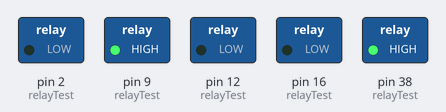
Bench run of a sketch on a simulated Arduino Mega 2560, built with avr-gcc and run on an emulated ATmega2560. On the bench: switched loads named in the sketch (green lamp = pin HIGH). Pins used as bus, display or sensor lines are not drawn.

Above: at 0.2 s.
At 0.8 s:
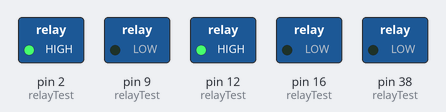
At 1.75 s:
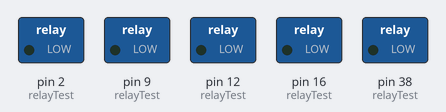
At 3.2 s:
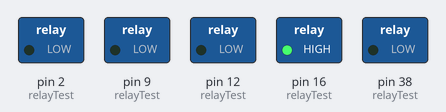
Timing chart, 0 to 4.1 s (numbered marks = the images above):
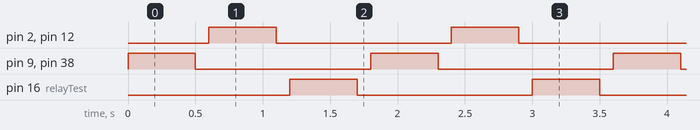

The sketch:

WiFi_Genesis_Test.ino
```cpp
//Port 1 A10, 8
//Port 2 A9,  3
//Port 3 A8,  4
//Port 4 A6,  6
//Port 5 A7,  5
//Port 6 A3,  7
//Port 7 A2,  9
//Port 8 A1,  2
//Port 9 A0,  1

void setup() {
  Serial.begin(9600);
}

void loop() {
  //analogTest();
  //digitalTest();

  relayTest();
}

void digitalTest() {

  //Port 1
  //togglePin(8);
  togglePin(38);
  //togglePin(14);

  //Port 3
  //togglePin(3);
  togglePin(12);
  //togglePin(11);

  //Port 3
  //togglePin(4);
  togglePin(17);
  //togglePin(18);

  // //Port 4
  // togglePin(6);
  // togglePin(0);
  // togglePin(15);

  // //Port 5
  // togglePin(5);
  // togglePin(10);
  // togglePin(13);

  // //Port 6
  // togglePin(7);
  // togglePin(45);
  // togglePin(21);

  //Port 7
  togglePin(9);
  //togglePin(39);
  //togglePin(40);

  //Port 8
  togglePin(2);
  //togglePin(41);
  //togglePin(42);

  //Port 9
  togglePin(1);
  //togglePin(46);
  //togglePin(18);
}


void analogTest() {
  Serial.print(analogRead(8));
  Serial.print(" | ");
  Serial.print(analogRead(3));
  Serial.print(" | ");
  Serial.print(analogRead(4));
  Serial.print(" | ");
  Serial.print(analogRead(6));
  Serial.print(" | ");
  Serial.print(analogRead(5));
  Serial.print(" | ");
  Serial.print(analogRead(7));
  Serial.print(" | ");
  Serial.print(analogRead(9));
  Serial.print(" | ");
  Serial.print(analogRead(2));
  Serial.print(" | ");
  Serial.print(analogRead(1));
  Serial.println(" | ");

  delay(10);
}


void relayTest() {

  pinMode(38, OUTPUT);
  pinMode(9, OUTPUT);
  pinMode(12, OUTPUT);
  pinMode(2, OUTPUT);
  pinMode(16, OUTPUT);
  pinMode(1, OUTPUT);

  digitalWrite(38, HIGH);
  digitalWrite(9, HIGH);
  delay(500);
  digitalWrite(38, LOW);
  digitalWrite(9, LOW);
  delay(100);

  digitalWrite(12, HIGH);
  digitalWrite(2, HIGH);
  delay(500);
  digitalWrite(12, LOW);
  digitalWrite(2, LOW);
  delay(100);

  digitalWrite(16, HIGH);
  digitalWrite(1, HIGH);
  delay(500);
  digitalWrite(16, LOW);
  digitalWrite(1, LOW);
  delay(100);
}

void togglePin(int pin) {
  pinMode(pin, OUTPUT);
  digitalWrite(pin, HIGH);
  delay(500);
  digitalWrite(pin, LOW);
  delay(100);
}
```

Measured:
- by itself, pin 2 (relayTest), pin 9 (relayTest), pin 12 (relayTest), pin 16 (relayTest), pin 38 (relayTest): alternates HIGH for 0.50 s and LOW for 1.3 s
- by itself, everything shown: repeats every 1.8 s, in 6 steps
